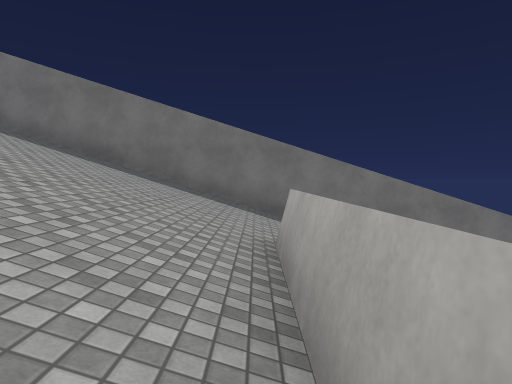
View 1 (above)

16 first-person views from a walk through a scene from a Unity 3-D project. The camera is 1.4 m above the floor, tilts 2° down and sees 75° across. The floor is counted in squares, 2 m on a side. Each view is taken from the middle of a square. On the plan, view 1 faces up. The plan holds only what a view shows up to about 10 squares ahead; the rest is blank. The place goes on beyond the plan. The player is left out. Surface patterns are stand-ins for the level's own textures.

View 2
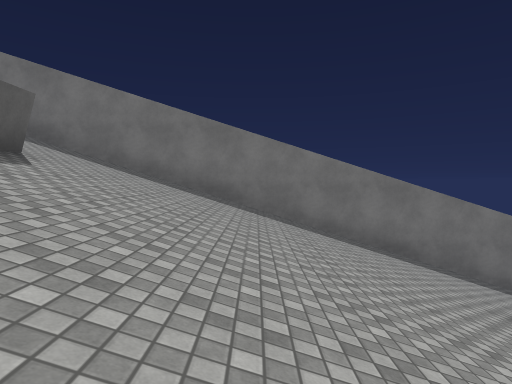

View 3
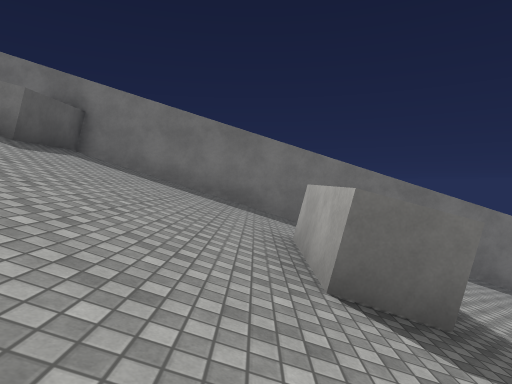

View 4
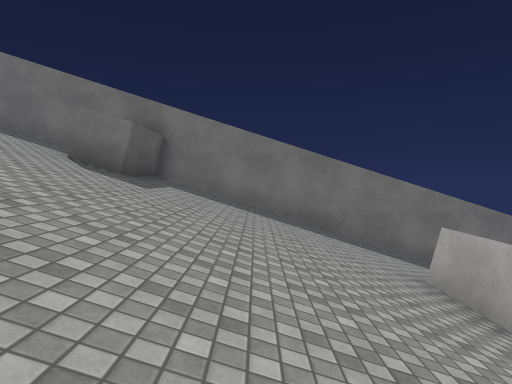

View 5
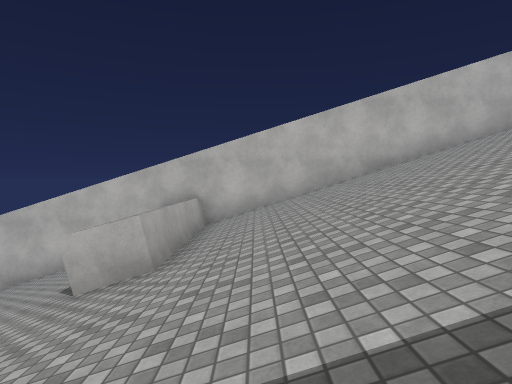

View 6
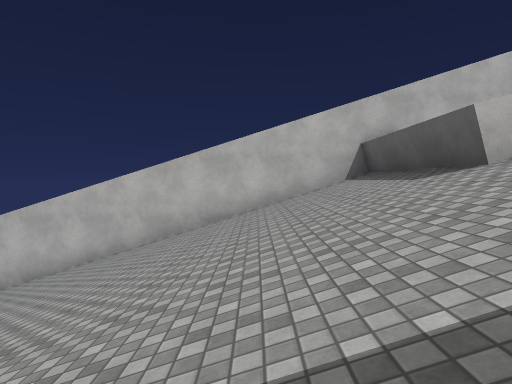

View 7
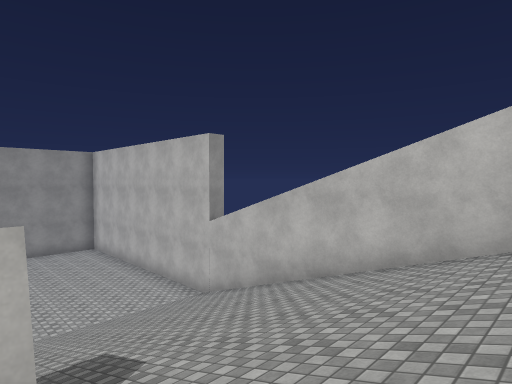

View 8
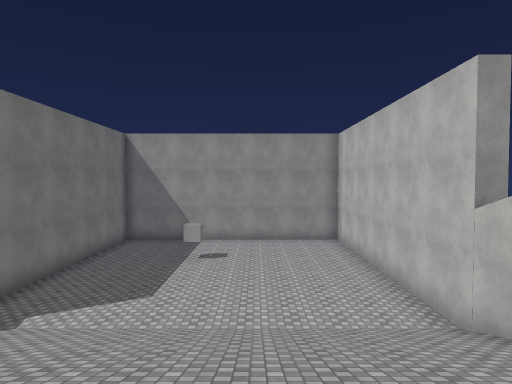

View 9
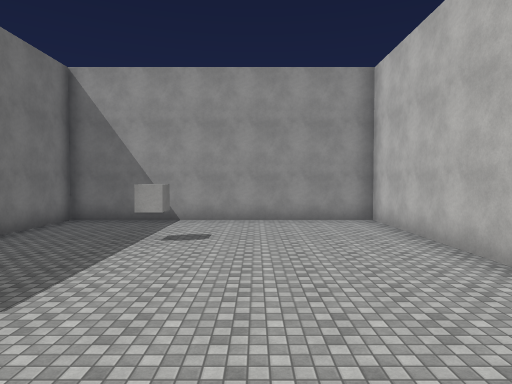

View 10
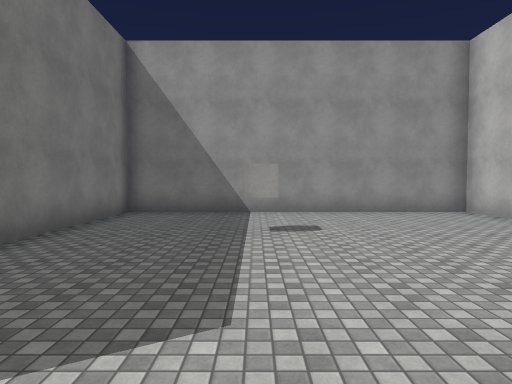

View 11
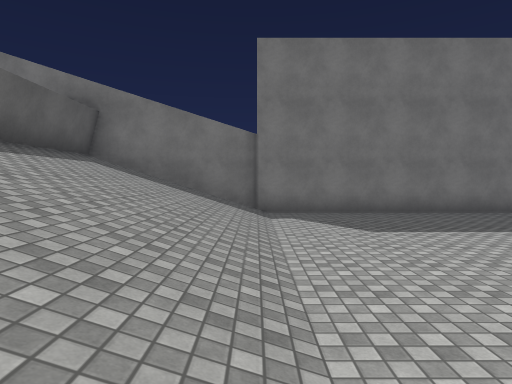

View 12
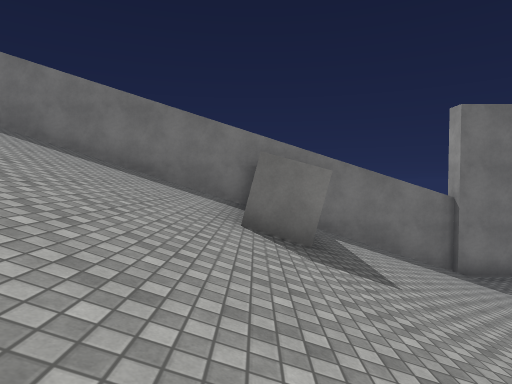

View 13
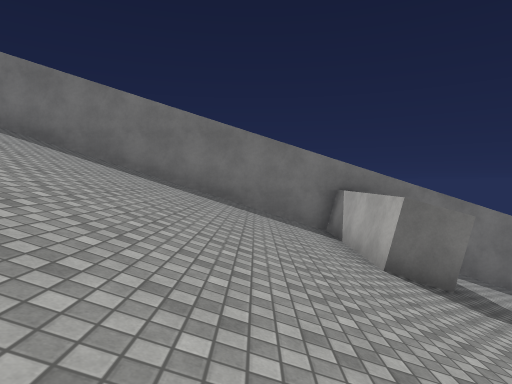

View 14
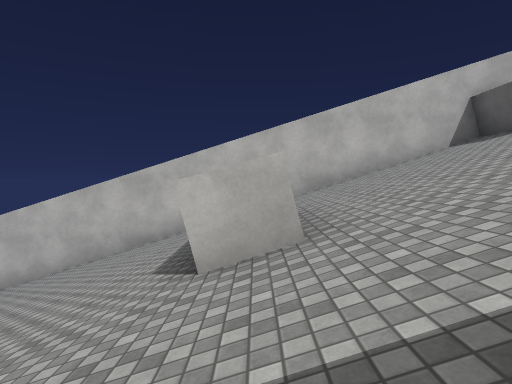

View 15
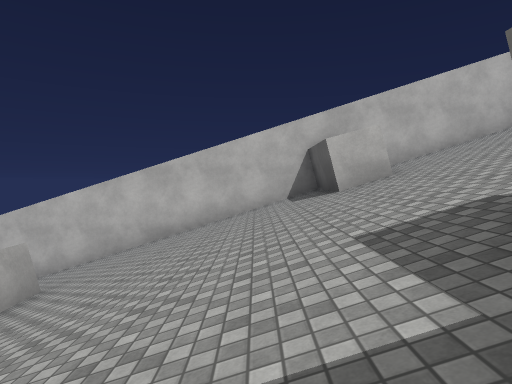

View 16
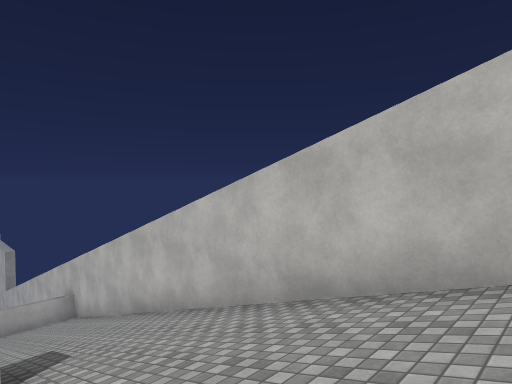

### Floor plan
Key: @ floor where view 1 was taken; # wall or solid block; . main floor; : floor 8.5 m higher than the main floor; + floor 12.25 m higher than the main floor; * floor 16.25 m higher than the main floor; / step, stairs or slope; = window, fence, low wall or low ledge; ^ raised ledge; O other object.
Columns run from 14 left of view 1 to 22 right of it. Each row starts with its distance up from view 1.
  9  ####################################
  8 /#*///////////////////##////........#
  7 /#////////////////////##////........#
  6 //////////////////////##////........#
  5 //////////////////////##////....O...#
  4 ///////=+//////^////////////........#
  3 ///////=+/////:=////////////........#
  2 //////////////:=////////////........#
  1 /#////////////:=////////////........#
  0 /#////////////@=////////////........#
 -1 #####################################

Where each view was taken, in squares from view 1:
view 1: 0 up, 0 right, facing up
view 2: 0 up, 3 left, facing up
view 3: 0 up, 8 left, facing up
view 4: 0 up, 10 left, facing up
view 5: 8 up, 1 left, facing down
view 6: 8 up, 4 right, facing down
view 7: 5 up, 6 right, facing down-right
view 8: 3 up, 8 right, facing right
view 9: 3 up, 12 right, facing right
view 10: 5 up, 13 right, facing right
view 11: 0 up, 13 right, facing up
view 12: 0 up, 8 right, facing up
view 13: 0 up, 6 right, facing up
view 14: 8 up, 7 left, facing down
view 15: 8 up, 11 left, facing down
view 16: 3 up, 11 left, facing down-right
